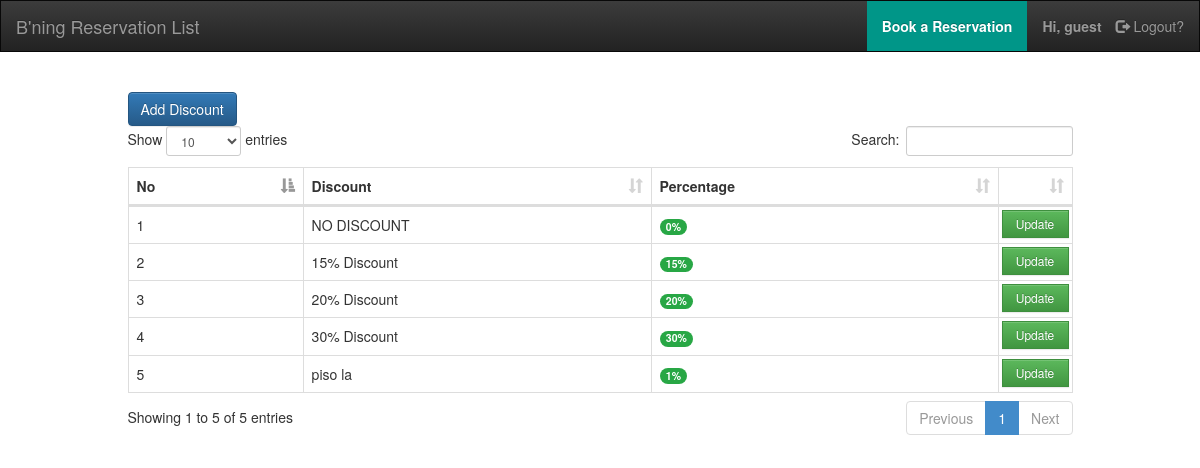
/discounts.php (signed in), run on the app's committed database.
### tables this page shows
CREATE TABLE `typ_discount` (
  `id` int(11) NOT NULL,
  `name` varchar(45) DEFAULT NULL,
  `percent` decimal(10,2) DEFAULT NULL
);

### includes/conn.php (called while the page is built)
<?php
    function Execute($sql) {
        $servername = "localhost";
        $username = "root";
        $password = "";
        $database = "medallion";
        $conn = new mysqli($servername, $username, $password, $database);
        if ($conn->connect_error) {
            die("Connection failed: " . $conn->connect_error);
        }else {
            return $conn->query($sql);
        }
    }
?>

### discounts.php (the view, shortened to what this page needs)
<?php
include('./includes/conn.php');
$res =  Execute("SELECT * FROM typ_discount;")
?>
<!DOCTYPE html>
<html lang="">
<?php include("./layouts/portal/head.php") ?>
<body>
    <?php include("./layouts/portal/menu.php") ?>
    <br />
    <div class="container-fluid">
        <div class="col-md-1"></div>
        <div class="col-md-10">
            <div>
                <button class="btn btn-primary" onclick="AddDiscount()">Add Discount</button>
            </div>
            <div id="trans-table">
                <table id="myTable-trans" class="table table-bordered table-hover" cellspacing="0" width="100%">
                    <thead>
                        <tr>
                            <th>No</th>
                            <th>Discount</th>
                            <th>Percentage</th>
                            <th style="width: 35px !important;"></th>
                        </tr>
                    </thead>
                    <tbody>
                        <?php
                            $cnt =  1;
                            foreach($res as $t):
                        ?>
                        <tr>
                            <td><?= $cnt; ?></td>
                            <td><?= $t['name']; ?></td>
                            <td>
                                <span class="badge badge-pill badge-success"><?= $t['percent'] * 100; ?>%</span>
                            </td>
                            <td style="padding: 3px;">
                                <button type="button" class="btn btn-success btn-xs"
                                    style="height: 100% !important; width: 100%; line-height: 2;"
                                    onclick="UpdateDiscount(<?= $t['id'] ?>)">Update</button>
                            </td>
                        </tr>
                        <?php
                            $cnt++;
                            endforeach; ?>
                    </tbody>
                </table>
            </div>
        </div>
        <div class="col-md-1"></div>
    </div>
</body>
</html>

### layouts/portal/head.php (shortened to what this page needs)
<head>
	<link rel="stylesheet" href="./assets/css/bootstrap.min.css">
	<link rel="stylesheet" href="./assets/css/bootstrap-theme.min.css">
	<link rel="stylesheet" href="./assets/css/simple-sidebar.css">
	<link rel="stylesheet" href="./assets/css/dataTables.bootstrap.min.css">
	<link rel="stylesheet" href="./assets/css/portal.css">
	<link rel="stylesheet" href="./assets/css/toastr.min.css">
</head>

### layouts/portal/menu.php (shortened to what this page needs)
<nav class="navbar navbar-inverse" style="border-radius: 0; padding: 0;">
<div class="container-fluid">
	<a class="navbar-brand" href="#">B'ning Reservation List</a>
	<ul class="nav navbar-nav navbar-right">
		<?php
			if ($_SESSION["s-role-id"] == 2){
				echo '<li><a href="./" style="color: #fff; background: #009688; font-weight: 700;">Book a Reservation</a></li>';
			}
		?>
		<li>
			<a href="./process/auth-logout.php">
				<strong style="margin-right: 10px;">Hi, <?php echo $_SESSION['s-name']; ?></strong>
				<span class="glyphicon glyphicon-log-out"></span> Logout?
			</a>
		</li>
	</ul>
</div>
</nav>

### assets/css/simple-sidebar.css (style rules this page uses)
body { overflow-x: hidden; }

### assets/css/portal.css (style rules this page uses)
.badge { display: inline-block; padding: .25em .4em; font-size: 75%; font-weight: 700; line-height: 1; text-align: center; white-space: nowrap; vertical-align: baseline; border-radius: .25rem; transition: color .15s ease-in-out,background-color .15s ease-in-out,border-color .15s ease-in-out,box-shadow .15s ease-in-out; }
.badge-pill { padding-right: .6em; padding-left: .6em; border-radius: 10rem; }
.badge-success { color: #fff; background-color: #28a745; }
td .btn { border-radius: 0 !important; }

### data on the page
typ_discount: name "NO DISCOUNT", $t['percent']*100 "0"
typ_discount: name "15% Discount", $t['percent']*100 "15"
typ_discount: name "20% Discount", $t['percent']*100 "20"
typ_discount: name "30% Discount", $t['percent']*100 "30"
typ_discount: name "piso la", $t['percent']*100 "1"

### other printed values
$_SESSION['s-name'] "guest"
